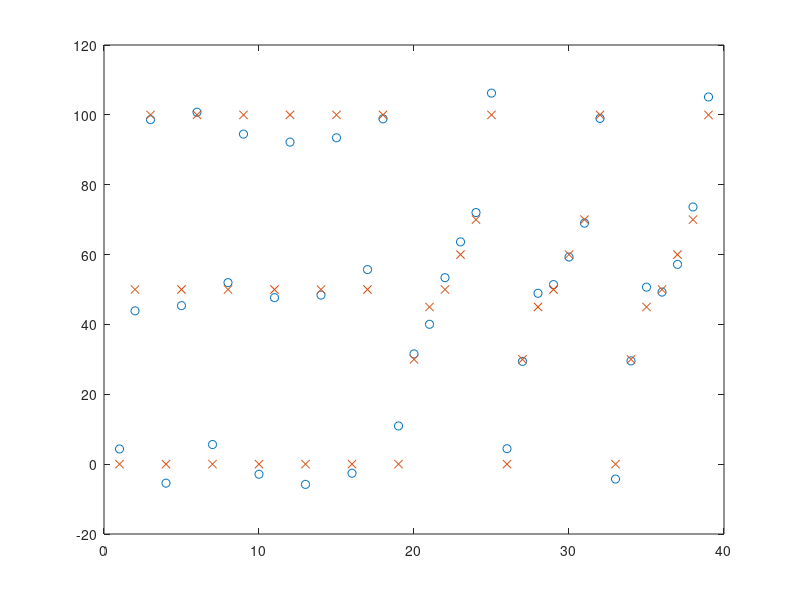

The MATLAB script that drew this image:
%PA calibration
Data=[...
2	0	896.4	716.34;...
2	50	1023.4	786.34;...
2	100	1173.4	861.34;...
10	0	4807.4	3811.34;...
10	50	5372.4	4071.34;...
10	100	6010.4	4370.34;...
20	0	9503.4	7492.34;...
20	50	10579.4	8052.34;...
20	100	11683.4	8652.34;...
2	0	904	728;...
2	50	1033	791;...
2	100	1174	866;...
10	0	4813	3817;...
10	50	5389	4074;...
10	100	6008	4391;...
20	0	9475	7526;...
20	50	10633	8071;...
20	100	11704	8641;...
4	0	1975.5	1557.39;...
4	30	2112.5	1632.39;...
4	45	2161.5	1657.39;...
4	50	2198.5	1666.39;...
4	60	2257.5	1696.39;...
4	70	2302.5	1718.39;...
4	100	2480.5	1803.39;...
6	0	2971.5	2346.39;...
6	30	3159.5	2436.39;...
6	45	3243.5	2459.39;...
6	50	3299.5	2496.39;...
6	60	3382.5	2542.39;...
6	70	3450.5	2573.39;...
6	100	3698.5	2696.39;...
10	0	4857.5	3846.39;...
10	30	5187.5	3983.39;...
10	45	5323.5	4017.39;...
10	50	5402.5	4081.39;...
10	60	5532.5	4153.39;...
10	70	5634.5	4177.39;...
10	100	6028.5	4370.39];


Data(:,3)=Data(:,3)/1000;
Data(:,4)=Data(:,4)/1000;
Data(:,3)=Data(:,3)./Data(:,4);
B=[Data(:,1) Data(:,2)];
A=[ones(size(Data,1),1) Data(:,3) Data(:,4) Data(:,3).^2 Data(:,4).^2 Data(:,3).*Data(:,4)];
X=A\B

Result=A*X
figure;plot(Result(:,2),'o');hold on;
plot(Data(:,2),'x');

dev = (sum((Data(:,2)-Result(:,2)).^2)./size(Data,1)).^0.5
